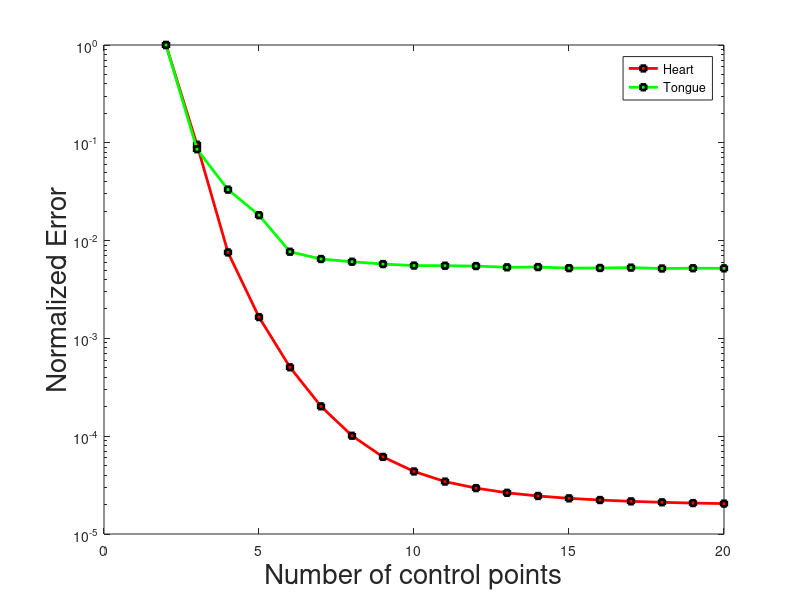

This chart was generated by the following MATLAB code: (Note: this script raises an error after producing the figure.)
clc;
clear all;
close all;

abcissa = 2:20;

set(gca,'FontSize',13)

heartDataMean = [
    0.02875026731662125600,
    0.00274825956844097640,
    0.00021757953774322861,
    0.00004746025979648747,
    0.00001456266234415161,
    0.00000580652744253723,
    0.00000290574354736542,
    0.00000176513206150563,
    0.00000125335051044070,
    0.00000098738326048822,
    0.00000084687993805093,
    0.00000075837542631283,
    0.00000070371750536387,
    0.00000066577064117580,
    0.00000063969932034956,
    0.00000062022578522290,
    0.00000060636101559777,
    0.00000059528732590031,
    0.00000058816021081711];
    
heartDataMax = [
    7.27561254864655900000,
    3.42226778627140420000,
    0.01124380754183075900,
    0.00344813333957972580,
    0.00118464844692176970,
    0.00044780491759636450,
    0.00019105495572505345,
    0.00009830213611191798,
    0.00009480076883897392,
    0.00008863539514425093,
    0.00008697781790377309,
    0.00008506997466846772,
    0.00008365100984325797,
    0.00008402649947487872,
    0.00008270075346197123,
    0.00008233040174104978,
    0.00008195214667645686,
    0.00008245627404064375,
    0.00008197391810690566];
    
tongueDataMean = [
    0.00092220484048968581,
    0.00007922389530301231,
    0.00003061470812694536,
    0.00001678253610380214,
    0.00000709251906845081,
    0.00000597784641859018,
    0.00000560620065422586,
    0.00000530685346713641,
    0.00000512214335014304,
    0.00000510324159155037,
    0.00000506503361068551,
    0.00000491765346713275,
    0.00000494503886965513,
    0.00000482270193162149,
    0.00000484265036976593,
    0.00000488155455375184,
    0.00000478172530583692,
    0.00000481200229554399,
    0.00000479765346418503];

heartDataMeanNormalized = heartDataMean / heartDataMean(1);
tongueDataMeanNormalized = tongueDataMean / tongueDataMean(1);

semilogy(abcissa, heartDataMeanNormalized, '-rs','LineWidth',2, 'MarkerEdgeColor','k', 'MarkerFaceColor','r','MarkerSize',4);
hold all;
semilogy(abcissa, tongueDataMeanNormalized, '-gs','LineWidth',2, 'MarkerEdgeColor','k', 'MarkerFaceColor','g','MarkerSize',4);
cd('../plot2svg');
xlabel('Number of control points', 'FontSize', 20);
ylabel('Normalized Error', 'FontSize', 20);
legend('Heart', 'Tongue');
plot2svg('../spline_approximation/spline_approximation.svg');
cd('../spline_approximation');